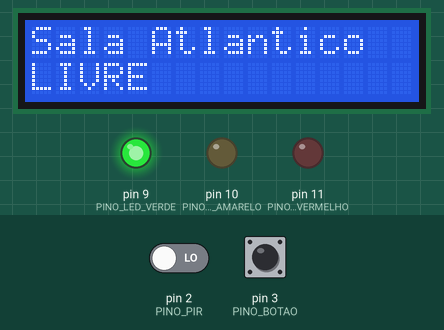
A sketch run on a simulated Arduino Uno, built with avr-gcc and run on an emulated ATmega328P. On the bench: 16×2 character LCD, output pins drawn as LEDs (lit = HIGH). The test bench sets the inputs (shaded band); at power-on: pin 3 (PINO_BOTAO) HIGH, pin 2 (PINO_PIR) LOW. What the sketch prints to the serial monitor is not drawn.

Above: at 1.2 s.
1.3 s: pin 3 (PINO_BOTAO) pulled LOW for 0.15 s
At 1.36 s:
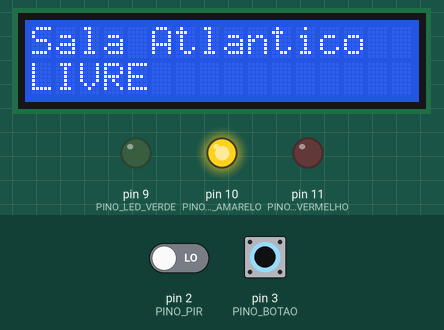
At 1.9 s:
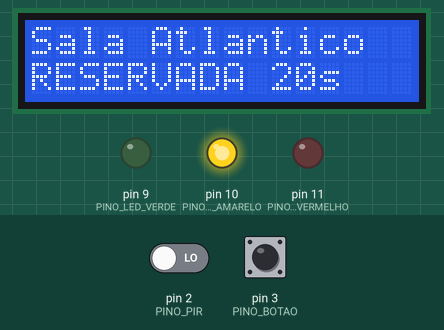
4.4 s: pin 2 (PINO_PIR) driven HIGH
At 4.7 s:
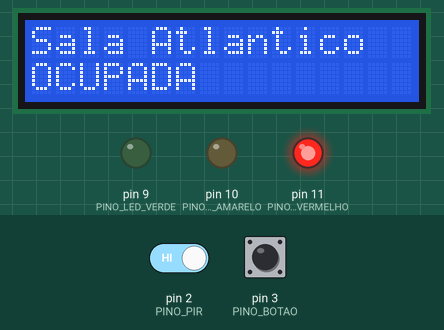
Timing chart, 0 to 7.4 s (numbered marks = the images above; inputs shaded):
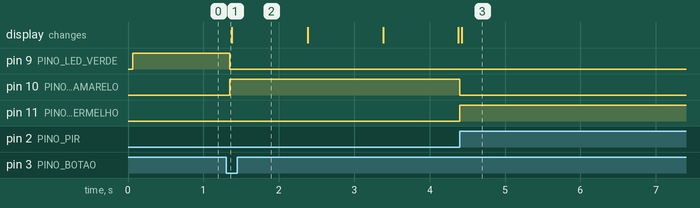

Measured:
- after the input at 1.3 s, pin 9 (PINO_LED_VERDE): HIGH → LOW after 0.05 s; pin 10 (PINO_LED_AMARELO): LOW → HIGH after 0.05 s
- after the input at 4.4 s, pin 10 (PINO_LED_AMARELO): HIGH → LOW at once; pin 11 (PINO_LED_VERMELHO): LOW → HIGH at once; the display: changes at once (image 3)

The sketch:

sketch.ino
```cpp
/*
 * ===========================================================================
 *  Escritório Inteligente | Automação 2: Sala de reunião com aviso de ocupação
 * ---------------------------------------------------------------------------
 *  Problema: pessoas abrem a porta da sala de reunião no meio de uma conversa
 *  para ver se está livre, e salas reservadas ficam vazias porque ninguém
 *  apareceu (o chamado "no-show"), bloqueando a agenda.
 *
 *  Entradas: sensor de presença PIR e botão "Reservar / Cancelar".
 *  Saídas:   LEDs verde (livre), amarelo (reservada), vermelho (ocupada)
 *            e LCD 16x2 I2C na porta da sala.
 *
 *  Lógica (máquina de estados):
 *    LIVRE      -> movimento detectado          -> OCUPADA
 *    LIVRE      -> botão                        -> RESERVADA
 *    RESERVADA  -> movimento (check-in)         -> OCUPADA
 *    RESERVADA  -> botão (cancelar)             -> LIVRE
 *    RESERVADA  -> 20 s sem ninguém (no-show)   -> LIVRE
 *    OCUPADA    -> 15 s sem movimento           -> LIVRE
 *  Os tempos estão reduzidos para a simulação (na prática, 10 e 5 minutos).
 *
 *  Plataforma: Arduino Uno (ATmega328P), simulado no Wokwi.
 * ===========================================================================
 */
#include <Wire.h>
#include <LiquidCrystal_I2C.h>

// ----------------------------- Pinos ---------------------------------------
const byte PINO_PIR          = 2;
const byte PINO_BOTAO        = 3;   // botão ligado ao GND (INPUT_PULLUP)
const byte PINO_LED_VERDE    = 9;
const byte PINO_LED_AMARELO  = 10;
const byte PINO_LED_VERMELHO = 11;

LiquidCrystal_I2C lcd(0x27, 16, 2);

// ----------------------------- Parâmetros ----------------------------------
const unsigned long TOLERANCIA_RESERVA = 20000;  // ms até cancelar o no-show
const unsigned long TEMPO_SEM_MOVIMENTO = 15000; // ms parada até liberar a sala
const unsigned long DEBOUNCE = 50;               // ms para filtrar o ruído do botão

// ----------------------------- Estado --------------------------------------
enum EstadoSala { LIVRE, RESERVADA, OCUPADA };
EstadoSala estado = LIVRE;

unsigned long inicioEstado = 0;       // quando o estado atual começou
unsigned long ultimoMovimento = 0;    // último instante com PIR em nível alto
long ultimoSegundoMostrado = -1;

// Leitura do botão com debounce e detecção de borda
int leituraAnterior = HIGH;
int estadoEstavel = HIGH;
unsigned long ultimaMudanca = 0;

void mostrar(const char *linha1, const char *linha2) {
  char buffer[17];
  snprintf(buffer, sizeof(buffer), "%-16s", linha1);
  lcd.setCursor(0, 0);
  lcd.print(buffer);
  snprintf(buffer, sizeof(buffer), "%-16s", linha2);
  lcd.setCursor(0, 1);
  lcd.print(buffer);
}

// Acende somente o LED que corresponde ao estado
void acenderLeds(bool verde, bool amarelo, bool vermelho) {
  digitalWrite(PINO_LED_VERDE, verde ? HIGH : LOW);
  digitalWrite(PINO_LED_AMARELO, amarelo ? HIGH : LOW);
  digitalWrite(PINO_LED_VERMELHO, vermelho ? HIGH : LOW);
}

void mudarEstado(EstadoSala novo) {
  estado = novo;
  inicioEstado = millis();
  ultimoSegundoMostrado = -1;
  switch (novo) {
    case LIVRE:
      acenderLeds(true, false, false);
      mostrar("Sala Atlantico", "LIVRE");
      Serial.println(F("[SALA] LIVRE"));
      break;
    case RESERVADA:
      acenderLeds(false, true, false);
      Serial.println(F("[SALA] RESERVADA: aguardando check-in"));
      break;
    case OCUPADA:
      acenderLeds(false, false, true);
      mostrar("Sala Atlantico", "OCUPADA");
      Serial.println(F("[SALA] OCUPADA: reuniao em andamento"));
      break;
  }
}

// Devolve true uma única vez a cada aperto do botão (borda de descida)
bool botaoApertado() {
  int leitura = digitalRead(PINO_BOTAO);
  bool apertou = false;
  if (leitura != leituraAnterior) ultimaMudanca = millis();
  if (millis() - ultimaMudanca > DEBOUNCE && leitura != estadoEstavel) {
    estadoEstavel = leitura;
    if (estadoEstavel == LOW) apertou = true;
  }
  leituraAnterior = leitura;
  return apertou;
}

void setup() {
  Serial.begin(9600);
  pinMode(PINO_PIR, INPUT);
  pinMode(PINO_BOTAO, INPUT_PULLUP);
  pinMode(PINO_LED_VERDE, OUTPUT);
  pinMode(PINO_LED_AMARELO, OUTPUT);
  pinMode(PINO_LED_VERMELHO, OUTPUT);
  lcd.init();
  lcd.backlight();
  mudarEstado(LIVRE);
}

void loop() {
  unsigned long agora = millis();
  bool movimento = digitalRead(PINO_PIR) == HIGH;
  bool apertou = botaoApertado();
  if (movimento) ultimoMovimento = agora;

  switch (estado) {
    case LIVRE:
      if (movimento) mudarEstado(OCUPADA);
      else if (apertou) mudarEstado(RESERVADA);
      break;

    case RESERVADA: {
      if (movimento) { mudarEstado(OCUPADA); break; }       // check-in
      if (apertou) { mudarEstado(LIVRE); break; }           // cancelamento
      unsigned long decorrido = agora - inicioEstado;
      if (decorrido >= TOLERANCIA_RESERVA) {                // no-show
        Serial.println(F("[SALA] Ninguem chegou: reserva cancelada"));
        mudarEstado(LIVRE);
        break;
      }
      long restante = (TOLERANCIA_RESERVA - decorrido + 999) / 1000;
      if (restante != ultimoSegundoMostrado) {              // contagem no visor
        ultimoSegundoMostrado = restante;
        char linha[17];
        snprintf(linha, sizeof(linha), "RESERVADA %lds", restante);
        mostrar("Sala Atlantico", linha);
      }
      break;
    }

    case OCUPADA:
      // A sala só é liberada depois de um período contínuo sem movimento
      if (agora - ultimoMovimento >= TEMPO_SEM_MOVIMENTO) mudarEstado(LIVRE);
      break;
  }
}
```
